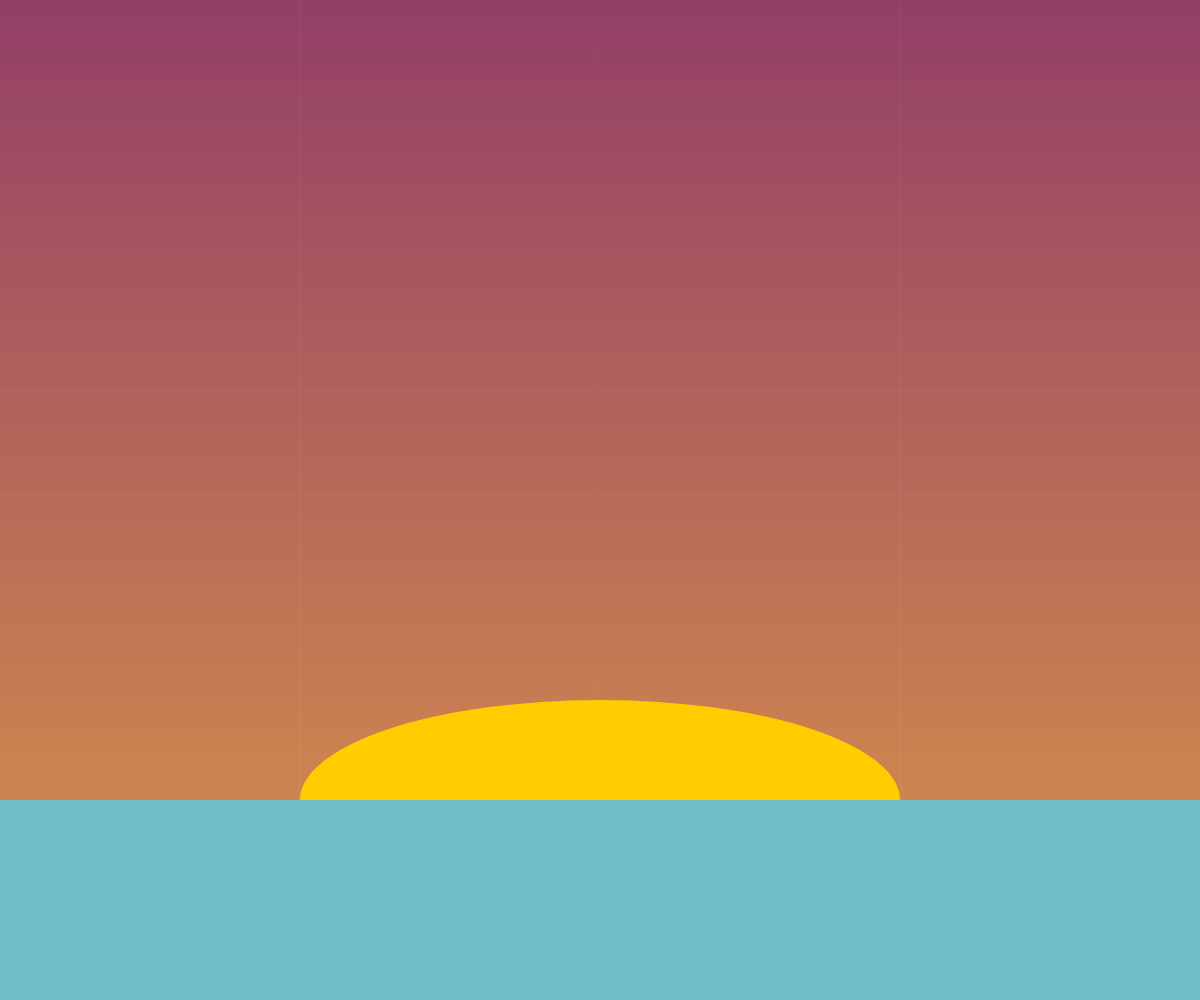
Frame 1 (no input)
Frame 60 (no input): identical to frame 1, image omitted
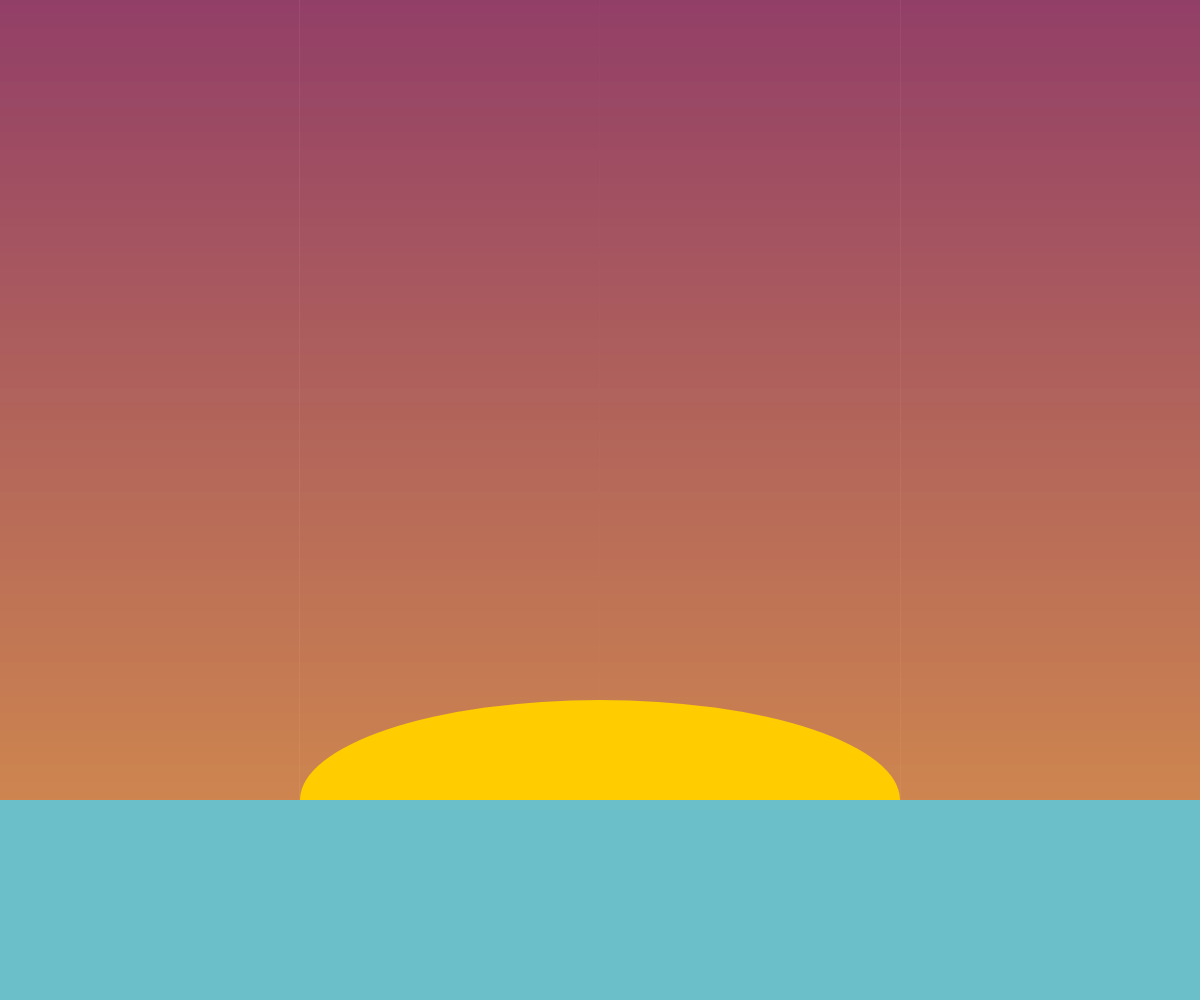
Frame 120 (the mouse pressed at the canvas centre since frame 60)

The p5.js sketch that drew these frames (run headless with seeded random() and noise() and a simulated clock; from frame 60 on, the mouse is pressed at the canvas centre):

// p5.js sketch
// ── sketch.js
var cloudCounter = 0;
var cloudPosX = 50;
var cloudPosY = 50;
const Y_AXIS = 1;

function setup() {
  let yellow = color(255, 204, 0);
  // put setup code here
  createCanvas(windowWidth, windowHeight); //create canvas the size of user's browser

  //randomly generate sunset colors
  //if it's sunset (by button press), make the sunset sky
  topSky = color(random(90, 120), 0, random(45, 90));
  bottomSky = color(random(180, 220), random(100, 150), 13);
  waterColor = color(113, 191, 201);
  setGradient(0, 0, windowWidth, windowHeight, topSky, bottomSky, Y_AXIS);


  noStroke();
  //draw water
  fill(waterColor);
  rect(0, windowHeight - windowHeight / 5, windowWidth, windowHeight / 5);

  //draw sun
  fill(yellow);
  arc(windowWidth / 2, windowHeight - windowHeight / 5, windowWidth / 2, windowHeight / 5, PI, 2 * PI); //draw the sun
  line(windowWidth / 2, 20, 20);
}

//randomly generate clouds
function drawCloud() {
  //the value subtracted to the RGB value
  // to create variance in cloud color
  var cloudModifier = random(0, 66);
  let cloudC = color(255 - cloudModifier, 255 - cloudModifier, 255 - cloudModifier);
  fill(cloudC);

  //how  big the clouds are
  var cloudScale = random(50, 75);

  //the top row of cloud fluff
  ellipse(cloudPosX, cloudPosY, cloudScale, cloudScale);
  ellipse(cloudPosX + 40, cloudPosY - 5, cloudScale, cloudScale);
  ellipse(cloudPosX + 70, cloudPosY - 5, cloudScale, cloudScale);

  //the bottom row of cloud fluff
  ellipse(cloudPosX + 70, cloudPosY + 25, cloudScale, cloudScale);
  ellipse(cloudPosX + 25, cloudPosY + 25, cloudScale, cloudScale);
  ellipse(cloudPosX + 95, cloudPosY + 10, cloudScale, cloudScale);

  cloudPosX = 50;
  cloudPosY = 50;
}

function randomCloud() {
  cloudPosX += random(-50, windowWidth);
  cloudPosY += random(-50, windowHeight / 2.5);
  cloudCounter++;
  drawCloud();

}


function draw() {
  console.log(mouseX + ", " + mouseY);
  console.log(windowHeight - windowHeight / 5);

  //moving the mouse in the x direction changes the color of the water
  if (mouseY < windowHeight - windowHeight / 5) {
    waterColor = color(113 - (mouseX / 100), 191, 201);
    fill(waterColor);
    rect(0, windowHeight - windowHeight / 5, windowWidth, windowHeight / 5);
  }
}


//I used the p5 reference for this method.
//(x,y) where the gradient begins
//(w,h) how wide and high the gradient is
//topC - top color , botC - bottom color
function setGradient(x, y, w, h, topC, botC) {
  noFill();
  // Top to bottom gradient
  for (let i = y; i <= y + h; i++) {
    let inter = map(i, y, y + h, 0, 1);
    let c = lerpColor(topC, botC, inter); //lerping means that you gradually go from one color to next
    stroke(c);
    line(x, i, x + w, i);
  }
}

//type the number of clouds you want to draw
function keyPressed() {
  for (let i = 0; i < key; i++)
    randomCloud();
}
